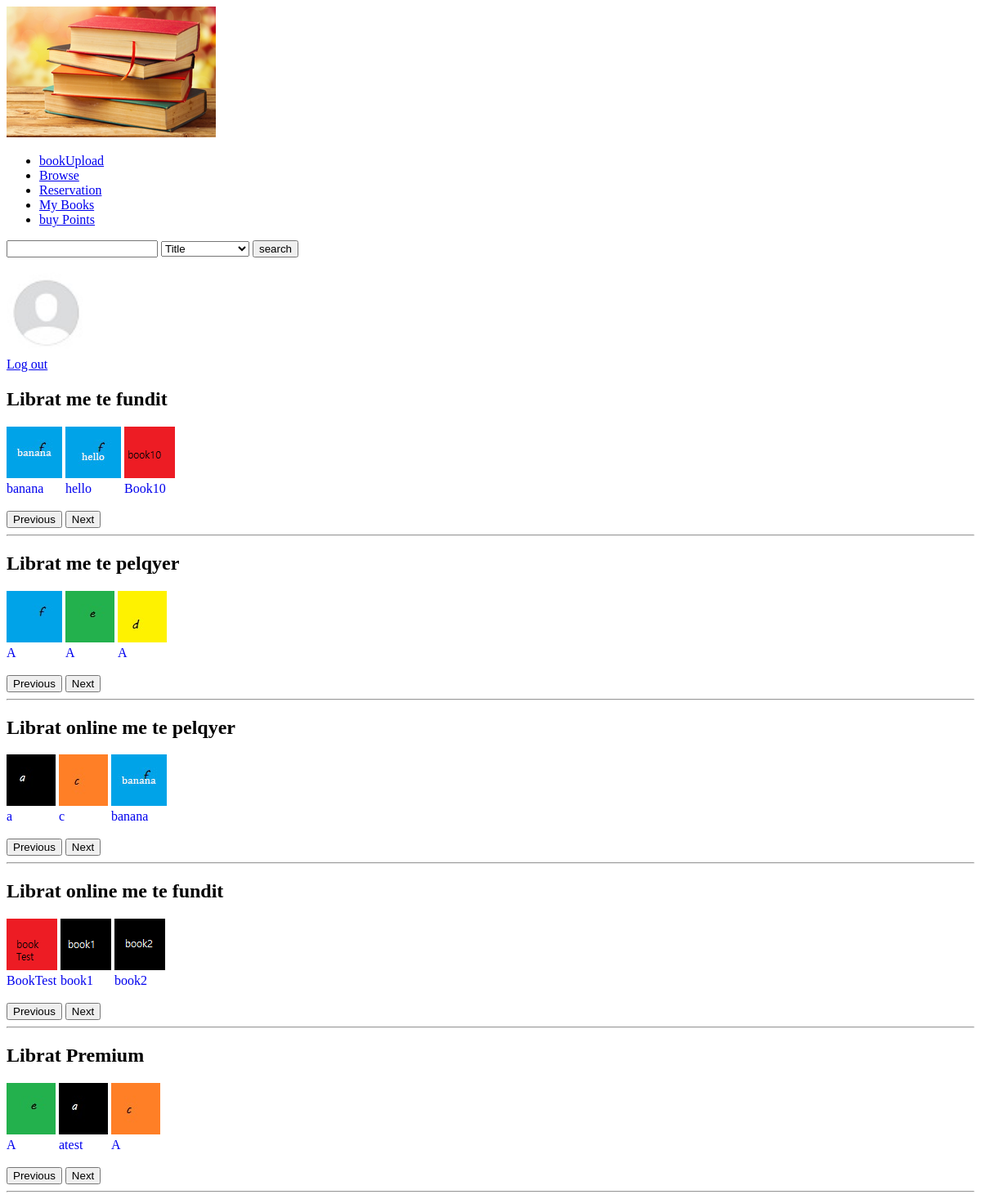
Before: /user/home.php with the older database file.
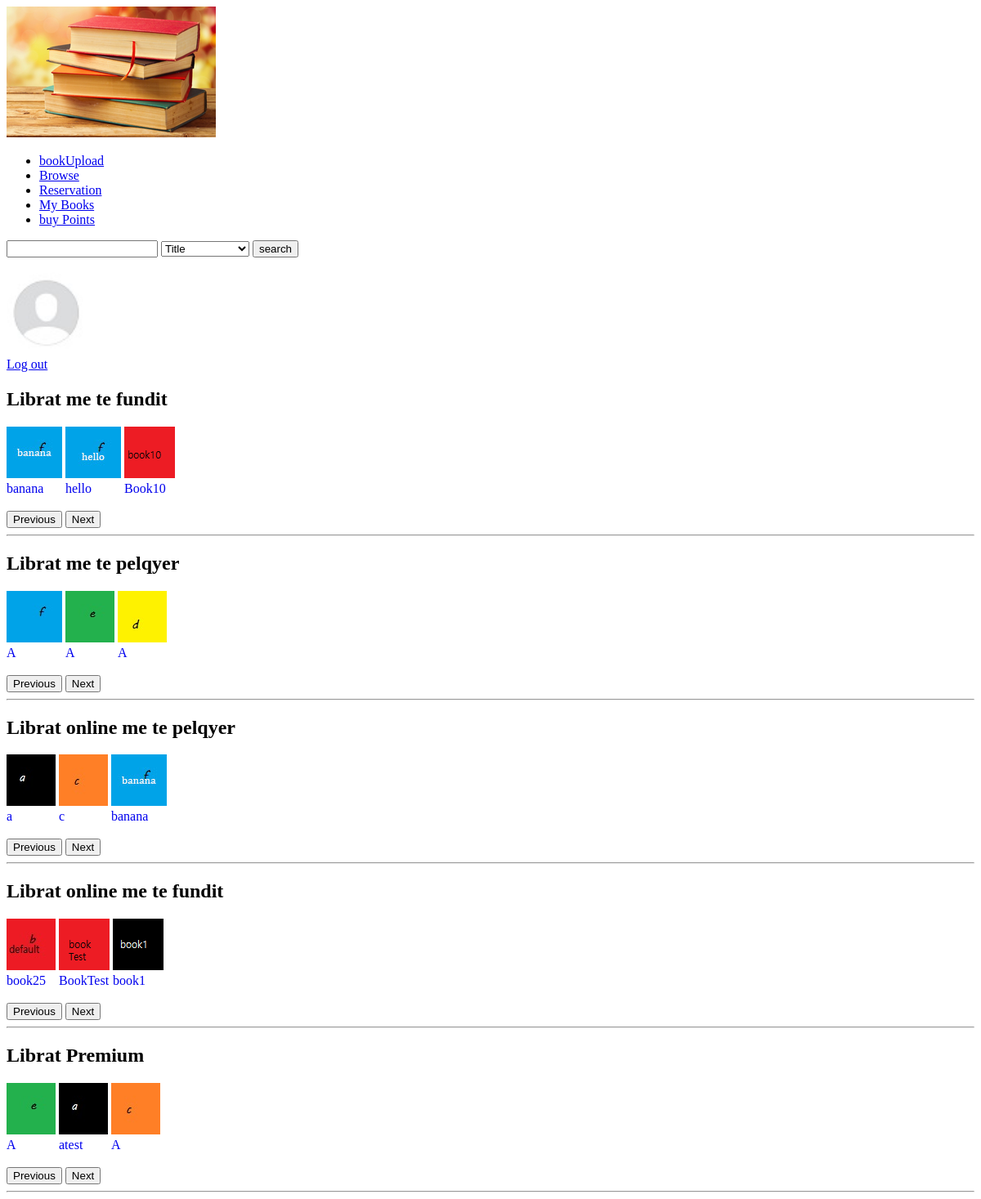
After: the same page with the newer database file.
### tables this page shows
CREATE TABLE `book` (
  `ISBN` varchar(30) NOT NULL,
  `title` varchar(50) NOT NULL,
  `publication_year` date NOT NULL,
  `publish_house` int(11) NOT NULL,
  `quantity` int(11) NOT NULL,
  `price` int(11) NOT NULL,
  `reservation_points` int(11) NOT NULL,
  `cover_photo` varchar(100) DEFAULT NULL,
  `description` varchar(200) DEFAULT NULL,
  `likes` int(11) DEFAULT NULL,
  `monthly_likes` int(11) DEFAULT 0
);

CREATE TABLE `online_books` (
  `id` int(11) NOT NULL,
  `user_id` int(11) NOT NULL,
  `title` varchar(40) NOT NULL,
  `publish_date` date NOT NULL,
  `likes` int(11) NOT NULL,
  `cover_photo` varchar(100) DEFAULT NULL,
  `description` varchar(200) DEFAULT NULL,
  `book_path` varchar(100) DEFAULT NULL,
  `monthly_likes` int(11) DEFAULT 0
);

### user/functions/bookSlider.php (the view)
<?php
	function createSlider($slideTitle, $queryResult, $type, $booksPerSlider, $slideNumber){
		echo "<div>";
		$ok=true;
		echo "<h2>".$slideTitle."</h2>";
		while ($ok) {
			echo "<div class='slidet".$slideNumber." fade'>";
			for($j=0;$j<$booksPerSlider;$j++){
				if($book=$queryResult->fetch_assoc()){
					if($type=="offline"){
					?>
						<a href="book.php?isbn=<?php echo $book['ISBN'] ?>">
						<div style="display: inline-block;">
						<img src="../images/books/<?php echo $book['cover_photo'] ?>"> <br>
						<?php echo $book["title"]; ?>
						</div></a>
					<?php
					}
					else{
					?>
						<a href="book.php?id=<?php echo $book['id'] ?>">
						<div style="display: inline-block;">
						<img src="../images/onlineBooks/<?php echo $book['cover_photo'] ?>"> <br>
						<?php echo $book["title"]; ?>
						</div></a>
					<?php
					}
				}
				else{
					$ok=false;
					break;
				}
			}
			echo "</div>";
		}
		echo "</div>";
		echo "<br>";
		echo "<button onclick='slide(-1,".($slideNumber-1).")'>Previous</button> ";
		echo "<button onclick='slide(1,".($slideNumber-1).")'>Next</button>";
		echo "<hr>";
	}
?>

### user/home.php (shortened to what this page needs)
<?php
	include "functions/DBconnection.php";
		$numberOfBooksLimited=10;
		$sql="SELECT `ISBN`, title, cover_photo FROM book ORDER BY publication_year DESC LIMIT ".$numberOfBooksLimited;
		$libratSipasDates=$connection->query($sql);
		$sql="SELECT `ISBN`, title, cover_photo FROM book ORDER BY likes DESC LIMIT ".$numberOfBooksLimited;
		$libratSipasPelqimeve=$connection->query($sql);
		$sql="SELECT `id`, title, cover_photo FROM online_books ORDER BY likes DESC LIMIT ".$numberOfBooksLimited;
		$libratOnlineSipasPelqimeve=$connection->query($sql);
		$sql="SELECT `id`, title, cover_photo FROM online_books ORDER BY publish_date DESC LIMIT ".$numberOfBooksLimited;
		$libratOnlineSipasDates=$connection->query($sql);
		$sql="SELECT `ISBN`, title, cover_photo FROM book WHERE reservation_points!=0 ORDER BY reservation_points DESC LIMIT ".$numberOfBooksLimited;
		$libratPremium=$connection->query($sql);
?>
<!DOCTYPE html>
<html>
<head>
	<link rel="stylesheet" type="text/css" href="/BibliotekaOnline/Styles/home.css">
</head>
<body>
	<?php  include 'header.php'; ?>
			<?php
				include "functions/bookSlider.php";
				createSlider("Librat me te fundit",$libratSipasDates,"offline",3,1);
				createSlider("Librat online me te pelqyer",$libratOnlineSipasPelqimeve,"online",3,3);
			?>
</body>
</html>

### user/header.php (shortened to what this page needs)
<?php
$username=$_SESSION["username"];
		$sql="SELECT `name`,`surname`,`points`,`profile_photo` FROM users WHERE username='{$username}'";
		$result=$connection->query($sql);
		$headerUser = $result->fetch_assoc();
 ?>
 <div>
		<a href="home.php"><img src="/BibliotekaOnline/images/app/libraryLogo.ico"></a>
		<ul>
			<li><a href="bookUpload.php"> bookUpload </a></li>
			<li><a href="browse.php"> Browse </a></li>
			<li><a href="reservation.php">Reservation</a></li>
			<li><a href="myBooks.php">My Books</a></li>
			<li><a href="buyPoints.php">buy Points</a></li>
		</ul>
		<form action="search.php" method="get">
		<input type="text" name="searchQuery" onkeyup="liveSearch(this.value)" autocomplete="off">
		<select name="filter" id="filter">
			<option value="title">Title</option>
		</select>
		<input type="submit" name="search" value="search">
		</form>
	</div>
	<br>
		<a href="profile.php">
			<div  id="profili">
			<?php
				$profilePhotoPath="/BibliotekaOnline/images/users/";
				if(empty($headerUser["profile_photo"])){
						$profilePhotoPath.="default.jpg";
				}
				else{
					$profilePhotoPath.=$headerUser["profile_photo"];
				}
				?>
			<img id="profile_photo" src="<?php  echo $profilePhotoPath  ?>">
			</div>
		</a>
		<a href="logout.php" onclick="return confirm('Are You sure you want to logout?');">Log out</a>
				<br>

### Styles/home.css (style rules this page uses)
.slidet1,.slidet2,.slidet3,.slidet4,.slidet5 { display: none; }
img { position: relative; }
#profile_photo { width: 100px; height: 100px; border-radius: 50%; }

Changed rows visible on the page:
no longer on this page (row unchanged): online_books: cover_photo (picture), title "book2"
added online_books: cover_photo (placeholder picture), title "book25"
